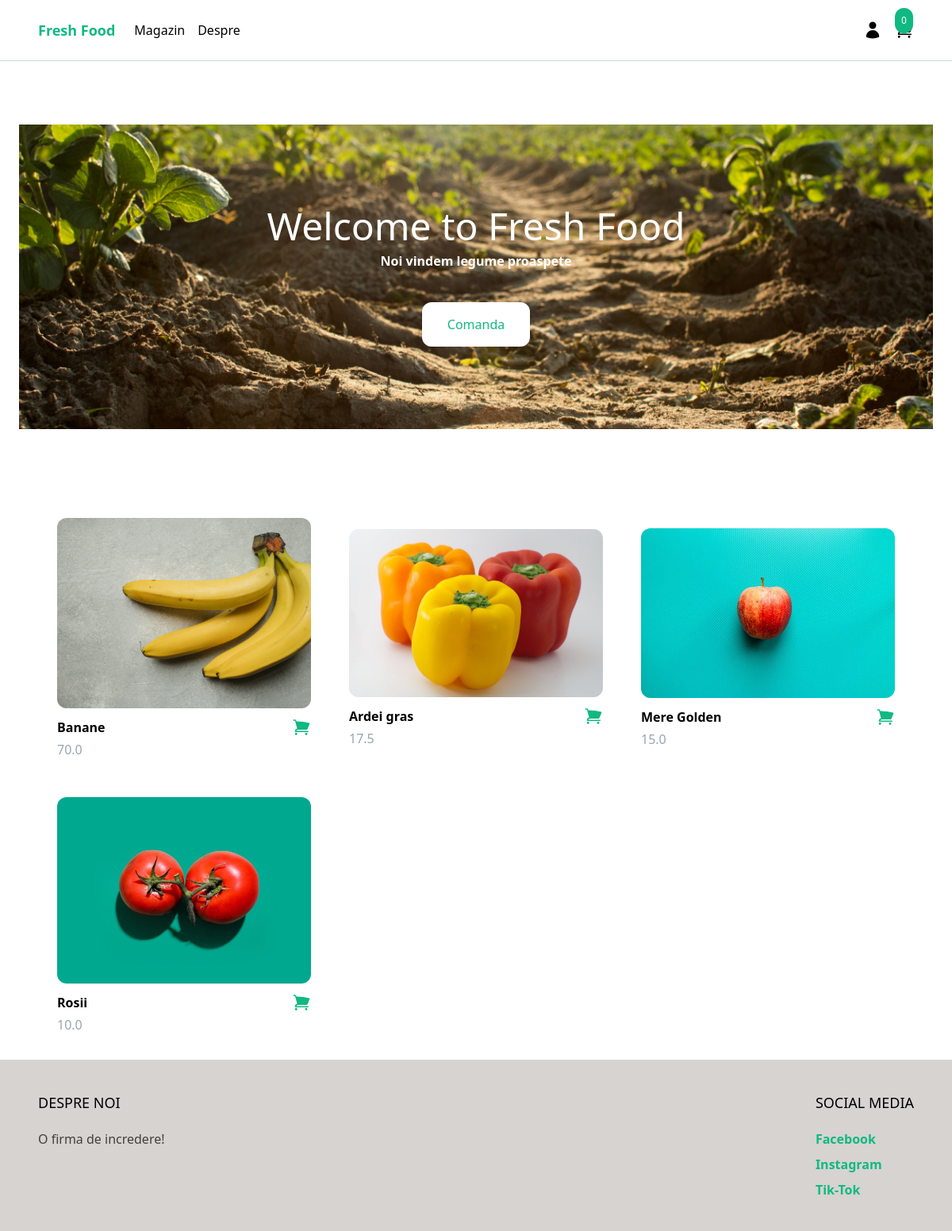
The page / on the database its author committed.
### product/models.py (models this page shows, shortened)
class Product(models.Model):
    category = models.ForeignKey(Category, related_name='products', on_delete=models.CASCADE)
    name = models.CharField(max_length=255)
    slug = models.SlugField()
    description = models.TextField(blank=True, null=True)
    price = models.IntegerField()
    created_at = models.DateTimeField(auto_now_add=True)
    image = models.ImageField(upload_to='uploads/', blank=True, null=True)
    thumbnail = models.ImageField(upload_to='uploads/', blank=True, null=True)
    class Meta:
        ordering = ('-created_at',)
    def get_display_price(self):
        return self.price / 100
    def get_thumbnail(self):
        if self.thumbnail:
            return self.thumbnail.url

### core/views.py (the view)
# urls.py: path('', frontpage, name='frontpage'),
def frontpage(request):
    products = Product.objects.all()[0:8]  # This gets the 1st 8 to show on the page from the db
    return render(request, "core/frontpage.html", {"products": products})

### cart/cart.py (called while the page is built)
    def __len__(self):
        return sum(item['quantity'] for item in self.cart.values())

### cart/context_processors.py (called while the page is built)
def cart(request):
    return {'cart': Cart(request)}

### core/templates/core/frontpage.html (shortened to what this page needs)
{% extends 'core/base.html' %}
{% block content %}
{% load static %}
<header class="relative px-6 py-10 lg:py-20">
    <img src="{% static 'images/field.jpg' %}" alt="crops" class="w-full h-96 object-cover" />
    <div class="absolute top-0 left-0 right-0 bottom-0 bg-opacity-50 flex items-center justify-center">
        <div class="text-center">
            <p class="mb-2 text-3xl lg:text-5xl text-white">Welcome to Fresh Food</p>
            <p class="mb-10 text-white font-semibold">Noi vindem legume proaspete</p>
            <a href="{% url 'shop' %}" class="inline-block px-8 py-4 rounded-xl bg-white text-emerald-500 hover:bg-gray-200">Comanda</a>
        </div>
    </div>
</header>
    <div class="max-w-6xl mx-auto py-2 px-6 xl:px-0">
        <div class="products flex items-center flex-wrap">
            {% for product in products %}
            {% include 'product/partials/product_items.html' %}
            {% endfor %}
        </div>
    </div>
{% endblock %}

### product/templates/product/partials/product_items.html (shortened to what this page needs)
<div class="w-full md:w-1/3 xl:w-1/4 p-6">
    <a href="{% url 'product' product.slug %}">
        <img class="w-full rounded-xl hover:shadow-lg" src="{{ product.get_thumbnail }}"/>
    </a>
    <div class="pt-3 flex items-center justify-between">
        <a href="{% url 'product' product.slug %}" class="font-semibold">{{ product.name }}</a>
        <a href="#"
           hx-get="{% url 'add_to_cart' product.id %}"
           hx-target="#menu_cart_button"
           hx-swap="outerHTML"
           class="text-emerald-500 hover:text-emerald-800">
        </a>
    </div>
    <p class="pt-1 text-gray-400">{{ product.get_display_price }}</p>
</div>

### rows shown on the page
Product: get_thumbnail (picture), name "Banane", get_display_price "70.0"
Product: get_thumbnail (picture), name "Ardei gras", get_display_price "17.5"
Product: get_thumbnail (picture), name "Mere Golden", get_display_price "15.0"
Product: get_thumbnail (picture), name "Rosii", get_display_price "10.0"

### other values the page prints
{{ cart|length }} "0"
